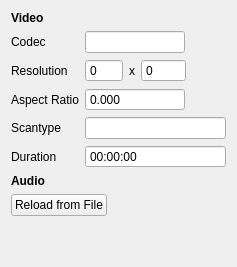
          <widget class="QWidget" name="tab_3">
           <attribute name="title">
            <string>Streamdetails</string>
           </attribute>
           <layout class="QVBoxLayout" name="verticalLayout_12">
            <item>
             <layout class="QGridLayout" name="streamDetails">
              <item row="3" column="0">
               <widget class="QLabel" name="label_29">
                <property name="text">
                 <string>Aspect Ratio</string>
                </property>
               </widget>
              </item>
              <item row="4" column="0">
               <widget class="QLabel" name="label_32">
                <property name="text">
                 <string>Scantype</string>
                </property>
               </widget>
              </item>
              <item row="1" column="1">
               <widget class="QLineEdit" name="videoCodec">
                <property name="maximumSize">
                 <size>
                  <width>100</width>
                  <height>16777215</height>
                 </size>
                </property>
               </widget>
              </item>
              <item row="2" column="0">
               <widget class="QLabel" name="label_28">
                <property name="text">
                 <string>Resolution</string>
                </property>
               </widget>
              </item>
              <item row="1" column="0">
               <widget class="QLabel" name="label_31">
                <property name="text">
                 <string>Codec</string>
                </property>
               </widget>
              </item>
              <item row="3" column="1">
               <widget class="QDoubleSpinBox" name="videoAspectRatio">
                <property name="maximumSize">
                 <size>
                  <width>100</width>
                  <height>16777215</height>
                 </size>
                </property>
                <property name="buttonSymbols">
                 <enum>QAbstractSpinBox::NoButtons</enum>
                </property>
                <property name="decimals">
                 <number>3</number>
                </property>
               </widget>
              </item>
              <item row="2" column="1">
               <layout class="QHBoxLayout" name="horizontalLayout_16">
                <item>
                 <widget class="QSpinBox" name="videoWidth">
                  <property name="buttonSymbols">
                   <enum>QAbstractSpinBox::NoButtons</enum>
                  </property>
                  <property name="maximum">
                   <number>9999</number>
                  </property>
                 </widget>
                </item>
                <item>
                 <widget class="QLabel" name="label_30">
                  <property name="text">
                   <string>x</string>
                  </property>
                 </widget>
                </item>
                <item>
                 <widget class="QSpinBox" name="videoHeight">
                  <property name="buttonSymbols">
                   <enum>QAbstractSpinBox::NoButtons</enum>
                  </property>
                  <property name="maximum">
                   <number>99999</number>
                  </property>
                 </widget>
                </item>
                <item>
                 <spacer name="horizontalSpacer_10">
                  <property name="orientation">
                   <enum>Qt::Horizontal</enum>
                  </property>
                  <property name="sizeHint" stdset="0">
                   <size>
                    <width>40</width>
                    <height>20</height>
                   </size>
                  </property>
                 </spacer>
                </item>
               </layout>
              </item>
              <item row="6" column="0">
               <widget class="QLabel" name="labelStreamDetailsAudio">
                <property name="font">
                 <font>
                  <weight>75</weight>
                  <bold>true</bold>
                 </font>
                </property>
                <property name="text">
                 <string>Audio</string>
                </property>
               </widget>
              </item>
              <item row="0" column="0">
               <widget class="QLabel" name="label_27">
                <property name="font">
                 <font>
                  <weight>75</weight>
                  <bold>true</bold>
                 </font>
                </property>
                <property name="text">
                 <string>Video</string>
                </property>
               </widget>
              </item>
              <item row="4" column="1">
               <widget class="QLineEdit" name="videoScantype">
                <property name="maximumSize">
                 <size>
                  <width>200</width>
                  <height>16777215</height>
                 </size>
                </property>
               </widget>
              </item>
              <item row="5" column="0">
               <widget class="QLabel" name="label_33">
                <property name="text">
                 <string>Duration</string>
                </property>
               </widget>
              </item>
              <item row="5" column="1">
               <widget class="QTimeEdit" name="videoDuration">
                <property name="maximumSize">
                 <size>
                  <width>200</width>
                  <height>16777215</height>
                 </size>
                </property>
                <property name="buttonSymbols">
                 <enum>QAbstractSpinBox::NoButtons</enum>
                </property>
                <property name="displayFormat">
                 <string>HH:mm:ss</string>
                </property>
               </widget>
              </item>
             </layout>
            </item>
            <item>
             <layout class="QHBoxLayout" name="horizontalLayout_17">
              <item>
               <widget class="QPushButton" name="buttonReloadStreamDetails">
                <property name="text">
                 <string>Reload from File</string>
                </property>
                <property name="icon">
                 <iconset resource="../MediaElch.qrc">
                  <normaloff>:/img/arrow_circle_right.png</normaloff>:/img/arrow_circle_right.png</iconset>
                </property>
               </widget>
              </item>
              <item>
               <spacer name="horizontalSpacer_9">
                <property name="orientation">
                 <enum>Qt::Horizontal</enum>
                </property>
                <property name="sizeHint" stdset="0">
                 <size>
                  <width>40</width>
                  <height>20</height>
                 </size>
                </property>
               </spacer>
              </item>
             </layout>
            </item>
            <item>
             <spacer name="verticalSpacer_8">
              <property name="orientation">
               <enum>Qt::Vertical</enum>
              </property>
              <property name="sizeHint" stdset="0">
               <size>
                <width>20</width>
                <height>40</height>
               </size>
              </property>
             </spacer>
            </item>
           </layout>
          </widget>
